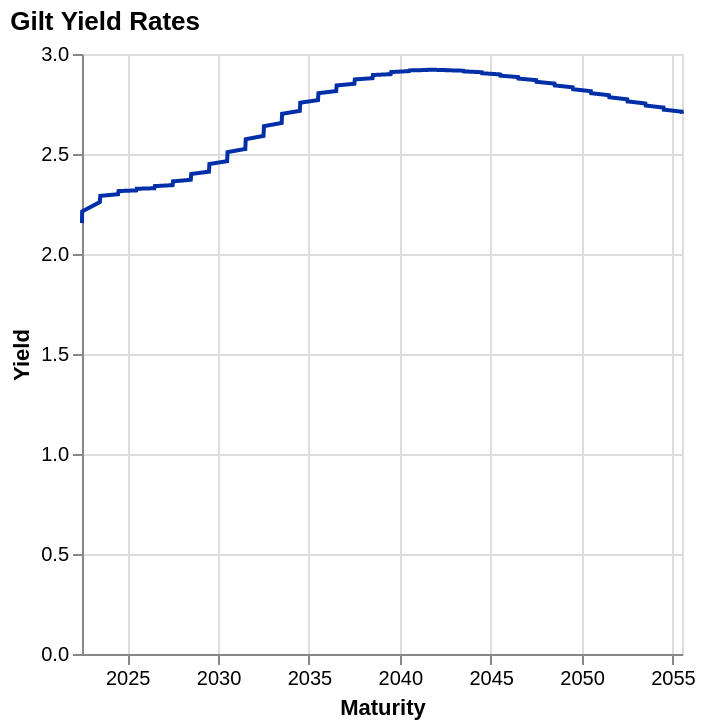

The specification (Vega-Lite) saved for this image:
### Vega-Lite specification from a JSON file in a GitHub repository (floating-point values rounded to 4 significant figures; data arrays with more than 128 entries replaced by an {"elided": "..."} marker saying what was removed)
{"$schema": "https://vega.github.io/schema/vega-lite/v5.json", "description": "A simple bar chart with embedded data.", "title": {"text": "Gilt Yield Rates", "subtitleFontStyle": "italic", "subtitleFontSize": 10, "anchor": "start", "color": "black"}, "data": {"values": {"elided": "12057 records"}}, "mark": {"type": "line", "color": "rgb(0,47,167"}, "encoding": {"x": {"field": "Maturity", "type": "temporal", "axis": {"labelAngle": 0}}, "y": {"field": "Yield", "type": "quantitative"}}}
